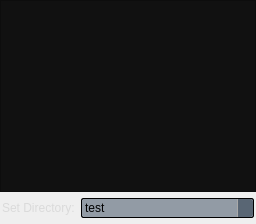
          <widget class="QWidget" name="tab">
           <attribute name="title">
            <string>Materials</string>
           </attribute>
           <layout class="QVBoxLayout" name="verticalLayout_2">
            <property name="leftMargin">
             <number>0</number>
            </property>
            <property name="topMargin">
             <number>0</number>
            </property>
            <property name="rightMargin">
             <number>0</number>
            </property>
            <property name="bottomMargin">
             <number>2</number>
            </property>
            <item>
             <layout class="QVBoxLayout" name="verticalLayout">
              <item>
               <widget class="QListView" name="listView">
                <property name="styleSheet">
                 <string notr="true"> QListView {
     alternate-background-color: yellow;
	background-color: rgb(17, 17, 17);
	border-color: rgb(0, 0, 0);
 }</string>
                </property>
                <property name="verticalScrollBarPolicy">
                 <enum>Qt::ScrollBarAsNeeded</enum>
                </property>
                <property name="horizontalScrollBarPolicy">
                 <enum>Qt::ScrollBarAsNeeded</enum>
                </property>
                <property name="iconSize">
                 <size>
                  <width>32</width>
                  <height>32</height>
                 </size>
                </property>
                <property name="viewMode">
                 <enum>QListView::IconMode</enum>
                </property>
                <property name="uniformItemSizes">
                 <bool>true</bool>
                </property>
               </widget>
              </item>
              <item>
               <layout class="QFormLayout" name="formLayout">
                <property name="fieldGrowthPolicy">
                 <enum>QFormLayout::AllNonFixedFieldsGrow</enum>
                </property>
                <property name="leftMargin">
                 <number>2</number>
                </property>
                <property name="topMargin">
                 <number>0</number>
                </property>
                <property name="rightMargin">
                 <number>2</number>
                </property>
                <property name="bottomMargin">
                 <number>4</number>
                </property>
                <item row="0" column="0">
                 <widget class="QLabel" name="label">
                  <property name="styleSheet">
                   <string notr="true">

QLabel {
color: rgb(218, 218, 218);
	border-color: rgba(0, 0, 0, 0);

 }</string>
                  </property>
                  <property name="text">
                   <string>Set Directory:</string>
                  </property>
                 </widget>
                </item>
                <item row="0" column="1">
                 <widget class="QComboBox" name="comboBox">
                  <property name="styleSheet">
                   <string notr="true">QComboBox {
     border: rgb(0, 0, 0);
     border-radius: 2px;
     padding: 1px 18px 1px 3px;
     min-width: 6px;
	border: 1px outset
 }

 QComboBox:editable {
	background-color: rgb(146, 155, 165);
 }

 QComboBox:!editable, QComboBox::drop-down:editable {
	background-color: rgb(146, 155, 165);
 }

 /* QComboBox gets the &quot;on&quot; state when the popup is open */
 QComboBox:!editable:on, QComboBox::drop-down:editable:on {
	background-color: rgb(89, 102, 116);
 }

 QComboBox:on { /* shift the text when the popup opens */
     padding-top: 3px;
     padding-left: 4px;
 }

 QComboBox::drop-down {
     subcontrol-origin: padding;
     subcontrol-position: top right;
     width: 15px;

     border-left-width: 1px;
     border-left-color: darkgray;
     border-left-style: solid; /* just a single line */
     border-top-right-radius: 3px; /* same radius as the QComboBox */
     border-bottom-right-radius: 3px;
	background-color: rgb(89, 102, 116);
 }

 QComboBox::down-arrow {
     image: url(/usr/share/icons/crystalsvg/16x16/actions/1downarrow.png);
 }

 QComboBox::down-arrow:on { /* shift the arrow when popup is open */
     top: 1px;
     left: 1px;
 }</string>
                  </property>
                  <item>
                   <property name="text">
                    <string>test</string>
                   </property>
                  </item>
                  <item>
                   <property name="text">
                    <string>Test2</string>
                   </property>
                  </item>
                 </widget>
                </item>
               </layout>
              </item>
             </layout>
            </item>
           </layout>
          </widget>
